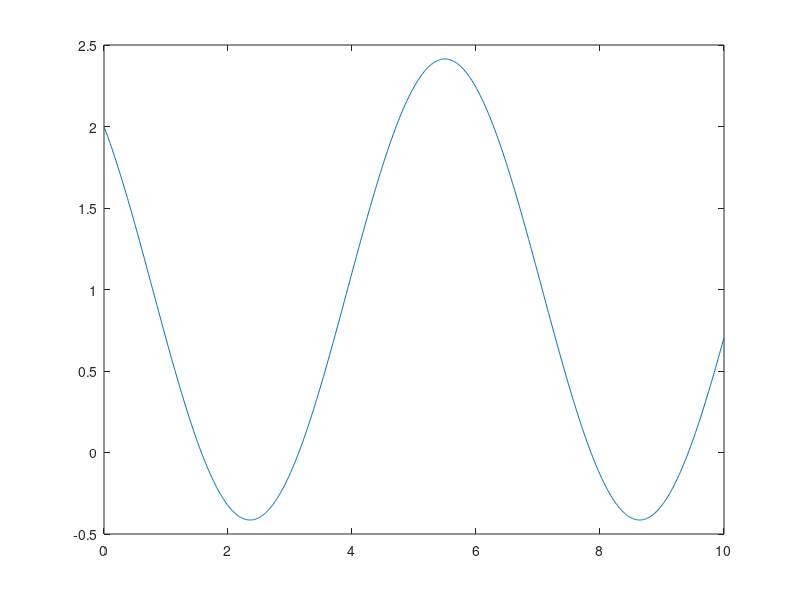

MATLAB code to generate this figure:
clear; clc; close all;

% Description: Plots the solution of a mass spring system

k = 1;
m = 1;
xe = 1 ;

% Initial conditions
t0 = 0;
x0 = 0;
v0 = -1;

phi = atan(sqrt(m/k)*v0/(x0-xe));

x = @(t) xe + sqrt(k/m*(x0-xe).^2 + v0^2) * cos(sqrt(k/m)*(t-t0)+phi);

t = 0:0.01:10;
plot(t,x(t))
